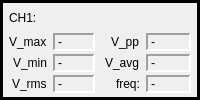
               <widget class="QFrame" name="CH1_signalInfo">
                <property name="styleSheet">
                 <string notr="true">color: rgb(0, 0, 0);</string>
                </property>
                <property name="frameShape">
                 <enum>QFrame::Panel</enum>
                </property>
                <property name="frameShadow">
                 <enum>QFrame::Plain</enum>
                </property>
                <property name="lineWidth">
                 <number>3</number>
                </property>
                <property name="midLineWidth">
                 <number>0</number>
                </property>
                <layout class="QHBoxLayout" name="horizontalLayout_7">
                 <property name="spacing">
                  <number>6</number>
                 </property>
                 <property name="leftMargin">
                  <number>6</number>
                 </property>
                 <property name="topMargin">
                  <number>0</number>
                 </property>
                 <property name="rightMargin">
                  <number>6</number>
                 </property>
                 <property name="bottomMargin">
                  <number>4</number>
                 </property>
                 <item>
                  <layout class="QVBoxLayout" name="verticalLayout_3">
                   <property name="spacing">
                    <number>0</number>
                   </property>
                   <item>
                    <widget class="QLabel" name="CH1_signalInfoLabel">
                     <property name="text">
                      <string>CH1:</string>
                     </property>
                    </widget>
                   </item>
                   <item>
                    <layout class="QHBoxLayout" name="horizontalLayout_6" stretch="0,0">
                     <property name="spacing">
                      <number>10</number>
                     </property>
                     <item>
                      <layout class="QFormLayout" name="formLayout_6">
                       <property name="labelAlignment">
                        <set>Qt::AlignRight|Qt::AlignTrailing|Qt::AlignVCenter</set>
                       </property>
                       <property name="horizontalSpacing">
                        <number>6</number>
                       </property>
                       <property name="verticalSpacing">
                        <number>3</number>
                       </property>
                       <item row="0" column="0">
                        <widget class="QLabel" name="CH1_VmaxLabel">
                         <property name="text">
                          <string>V_max</string>
                         </property>
                         <property name="textFormat">
                          <enum>Qt::RichText</enum>
                         </property>
                        </widget>
                       </item>
                       <item row="0" column="1">
                        <widget class="QLabel" name="CH1_VmaxLabelValue">
                         <property name="frameShape">
                          <enum>QFrame::Panel</enum>
                         </property>
                         <property name="frameShadow">
                          <enum>QFrame::Sunken</enum>
                         </property>
                         <property name="lineWidth">
                          <number>2</number>
                         </property>
                         <property name="text">
                          <string>-</string>
                         </property>
                        </widget>
                       </item>
                       <item row="1" column="0">
                        <widget class="QLabel" name="CH1_VminLabel">
                         <property name="text">
                          <string>V_min</string>
                         </property>
                        </widget>
                       </item>
                       <item row="1" column="1">
                        <widget class="QLabel" name="CH1_VminLabelValue">
                         <property name="frameShape">
                          <enum>QFrame::Panel</enum>
                         </property>
                         <property name="frameShadow">
                          <enum>QFrame::Sunken</enum>
                         </property>
                         <property name="lineWidth">
                          <number>2</number>
                         </property>
                         <property name="text">
                          <string>-</string>
                         </property>
                        </widget>
                       </item>
                       <item row="2" column="0">
                        <widget class="QLabel" name="CH1_VrmsLabel">
                         <property name="text">
                          <string>V_rms</string>
                         </property>
                        </widget>
                       </item>
                       <item row="2" column="1">
                        <widget class="QLabel" name="CH1_VrmsLabelValue">
                         <property name="frameShape">
                          <enum>QFrame::Panel</enum>
                         </property>
                         <property name="frameShadow">
                          <enum>QFrame::Sunken</enum>
                         </property>
                         <property name="lineWidth">
                          <number>2</number>
                         </property>
                         <property name="text">
                          <string>-</string>
                         </property>
                        </widget>
                       </item>
                      </layout>
                     </item>
                     <item>
                      <layout class="QFormLayout" name="formLayout_7">
                       <property name="labelAlignment">
                        <set>Qt::AlignRight|Qt::AlignTrailing|Qt::AlignVCenter</set>
                       </property>
                       <property name="horizontalSpacing">
                        <number>6</number>
                       </property>
                       <property name="verticalSpacing">
                        <number>3</number>
                       </property>
                       <item row="0" column="0">
                        <widget class="QLabel" name="CH1_VppLabel">
                         <property name="text">
                          <string>V_pp</string>
                         </property>
                         <property name="textFormat">
                          <enum>Qt::RichText</enum>
                         </property>
                        </widget>
                       </item>
                       <item row="0" column="1">
                        <widget class="QLabel" name="CH1_VppLabelValue">
                         <property name="frameShape">
                          <enum>QFrame::Panel</enum>
                         </property>
                         <property name="frameShadow">
                          <enum>QFrame::Sunken</enum>
                         </property>
                         <property name="lineWidth">
                          <number>2</number>
                         </property>
                         <property name="text">
                          <string>-</string>
                         </property>
                        </widget>
                       </item>
                       <item row="1" column="0">
                        <widget class="QLabel" name="CH1_VavgLabel">
                         <property name="text">
                          <string>V_avg</string>
                         </property>
                        </widget>
                       </item>
                       <item row="1" column="1">
                        <widget class="QLabel" name="CH1_VavgLabelValue">
                         <property name="frameShape">
                          <enum>QFrame::Panel</enum>
                         </property>
                         <property name="frameShadow">
                          <enum>QFrame::Sunken</enum>
                         </property>
                         <property name="lineWidth">
                          <number>2</number>
                         </property>
                         <property name="text">
                          <string>-</string>
                         </property>
                        </widget>
                       </item>
                       <item row="2" column="0">
                        <widget class="QLabel" name="CH1_FreqLabel">
                         <property name="text">
                          <string>freq:</string>
                         </property>
                        </widget>
                       </item>
                       <item row="2" column="1">
                        <widget class="QLabel" name="CH1_FreqLabelValue">
                         <property name="frameShape">
                          <enum>QFrame::Panel</enum>
                         </property>
                         <property name="frameShadow">
                          <enum>QFrame::Sunken</enum>
                         </property>
                         <property name="lineWidth">
                          <number>2</number>
                         </property>
                         <property name="text">
                          <string>-</string>
                         </property>
                        </widget>
                       </item>
                      </layout>
                     </item>
                    </layout>
                   </item>
                  </layout>
                 </item>
                </layout>
               </widget>
